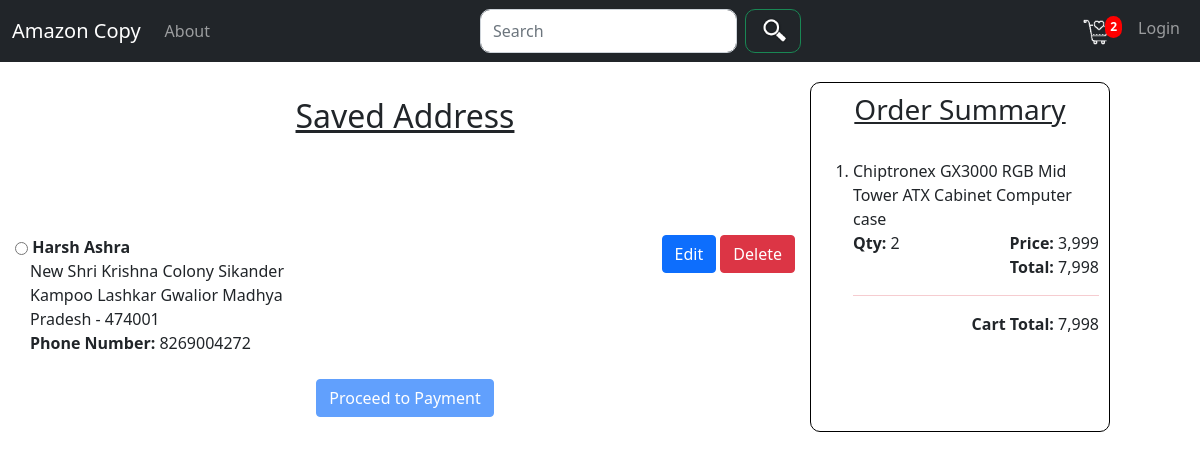
/checkout/ (signed in), run on an earlier commit of the app's database.
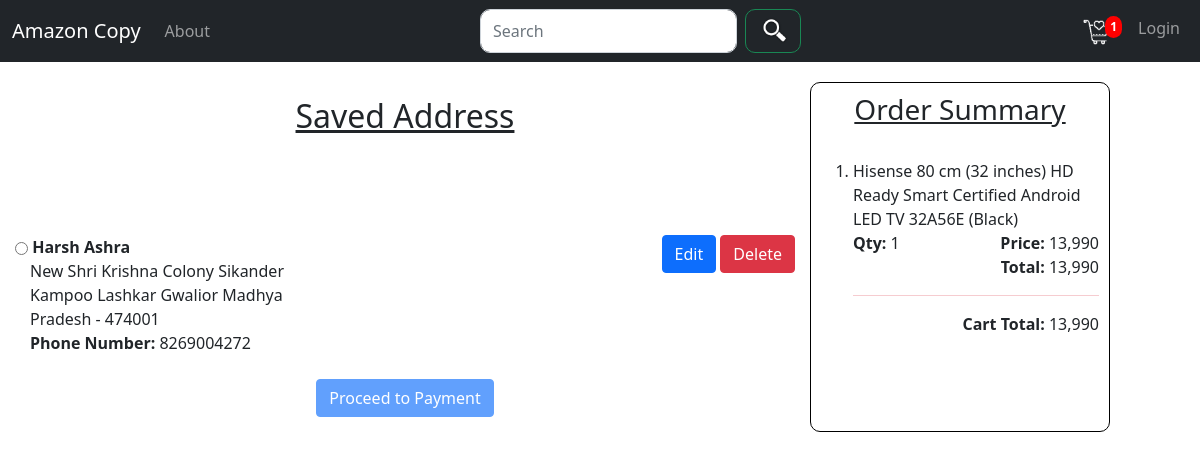
And on a later commit of the database.
### Amazon/models.py (models this page shows, shortened)
class Cart(models.Model):
    product = models.ForeignKey(Product, on_delete=models.SET_NULL, blank=True, null=True)
    order = models.ForeignKey(Order, on_delete=models.SET_NULL, blank=True, null=True)
    quantity = models.IntegerField(default=0, blank=True, null=True)
    dateAdded = models.DateTimeField(auto_now_add=True)
    orderId = models.CharField(max_length=100, blank=True, null=True)
    @property
    def getProductTotal(self):
        total = self.product.productDiscountedPrice * self.quantity
        return total

class Product(models.Model):
    productId = models.AutoField(primary_key=True)
    productName = models.CharField(max_length=200)
    productDescription = models.CharField(max_length=500)
    productRealPrice = models.IntegerField()
    productDiscountedPrice = models.IntegerField()
    productImage = models.ImageField()
    productInformation = RichTextField()
    productTotalQty = models.IntegerField()
    alias = models.CharField(max_length=200)
    url = models.CharField(max_length=200, blank=True, null=True)

class Order(models.Model):
    customer = models.ForeignKey(Customer, on_delete=models.SET_NULL, blank=True, null=True)
    dateOrdered = models.DateTimeField(auto_now_add=True)
    orderCompleted = models.BooleanField(default=False)
    transactionId = models.AutoField(primary_key=True)
    @property
    def getCartTotal(self):
        orderItems = self.cart_set.all()
        total = sum([item.getProductTotal for item in orderItems])
        return total
    @property
    def getNumberOfItems(self):
        orderItems = self.cart_set.all()
        total = sum([item.quantity for item in orderItems])
        return total

### Amazon/views.py (the view)
# urls.py: path('checkout/', views.checkOut, name='checkout'),
def checkOut(request):
    if request.user.is_authenticated:
        customer = request.user.customer
        user = Customer.objects.get(user=request.user)
        order, created = Order.objects.get_or_create(customer=customer, orderCompleted=False)
        items = order.cart_set.all()
        numberOfItems = order.getNumberOfItems
    else:
        return redirect('login')
    context = {
        'user': user,
        'items': items,
        'order': order,
        'totalItems': numberOfItems
    }
    return render(request, "Amazon/checkout.html", context)

### Amazon/context_processors.py (called while the page is built)
def getNumberOfItems(request):
    global numberOfItems
    if request.user.is_authenticated:
        customer = request.user.customer
        order, created = Order.objects.get_or_create(customer=customer, orderCompleted=False)
        numberOfItems = order.getNumberOfItems
    else:
        numberOfItems = 0
    return {
        'number': numberOfItems
    }

### Amazon/templates/Amazon/checkout.html (shortened to what this page needs)
{% extends "Amazon/HTMLtemplate.html" %}
{% load static %}
{% load humanize %}
{% block stylesheet %}
    <link rel="stylesheet" href="{% static 'Amazon/css/bootstrap.min.css' %}"/>
    <link rel="stylesheet" href="{% static 'Amazon/css/checkoutStyle.css' %}">
    <link rel="stylesheet" href="{% static 'Amazon/css/baseStyle.css' %}">
{% endblock %}
{% block body %}
    <div class="container-fluid">
        <div class="row">
            <div class="col-md-8"
                 style="padding: 10px; margin: 5px;">
                {% if user.address %}
                    <form action="{% url 'payment' %}" method="post" class="addressForm">
                        <h2 class="text-center text-decoration-underline" style="margin-bottom: 100px;">
                            Saved Address</h2>
                        <label style="width: 300px;">
                            <input type="radio" name="address" value="{{ user.address }}" id="address">
                            <strong>{{ user.name }}</strong>
                            <br><label style="margin-left: 15px;">{{ user.address }}</label><br>
                            <strong style="margin-left: 15px;">Phone Number:</strong> {{ user.phoneNumber }}
                        </label>
                        <div class="float-end">
                            <a class="btn btn-primary">Edit</a>
                            <a class="btn btn-danger">Delete</a>
                        </div>
                        <br><br>
                        <div class="text-center">
                            <button class="btn btn-primary continue" disabled>Proceed to Payment</button>
                        </div>
                    </form>
                {% endif %}
            </div>
            <div class="col-md-3"
                 style="padding: 10px;border: 1px solid black; border-radius: 10px;
                 max-height: 500px; overflow: auto">
                <h3 class="text-center text-decoration-underline">Order Summary</h3><br>
                <ol>
                    {% for item in items %}
                        <li>
                            {{ item.product.productName }}<br>
                            <label><strong>Qty:</strong> {{ item.quantity }}</label>
                            <label class="float-end"><strong>Price:</strong> {{ item.product.productDiscountedPrice|intcomma }}
                            </label>
                            <label class="d-flex flex-row-reverse">{{ item.getProductTotal | intcomma }}
                                <strong>Total:&nbsp;</strong></label>
                        </li>
                        <hr class="bg-danger">
                    {% endfor %}
                </ol>
                <label class="d-flex flex-row-reverse">{{ order.getCartTotal | intcomma }}
                    <strong>Cart Total:&nbsp;</strong>
                </label>
            </div>
        </div>
    </div>
{% endblock %}

What changed in the data, as far as the page shows it:
removed Cart: product.productName "Chiptronex GX3000 RGB Mid Tower ATX Cabinet Computer case", quantity "2", product.productDiscountedPrice "3,999", getProductTotal "7,998"
removed Order: getCartTotal "7,998"
added Cart: product.productName "Hisense 80 cm (32 inches) HD Ready Smart Certified Android LED TV 32A56E (Black)", quantity "1", product.productDiscountedPrice "13,990", getProductTotal "13,990"
added Order: getCartTotal "13,990"
Also different on the page:
{{ number }}: "2" → "1"
